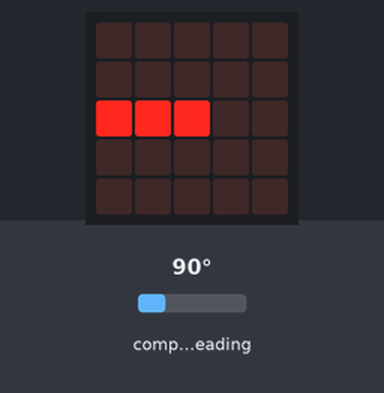
The program below on a simulated BBC micro:bit running MicroPython. Shown: the board's 5×5 LED display. Inputs (shaded band) come from the test bench; at power-on: compass heading 90°. The compass is already calibrated.

Above: at 1.2 s.
1.3 s: compass heading set to 7°
At 2.5 s:
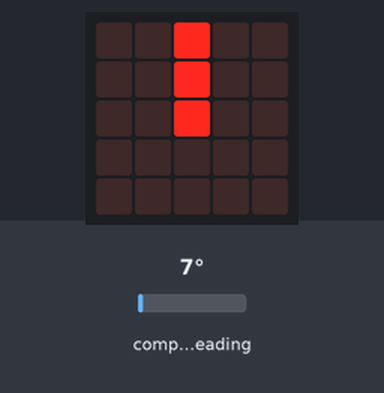
2.8 s: compass heading set to 180°
At 4.0 s:
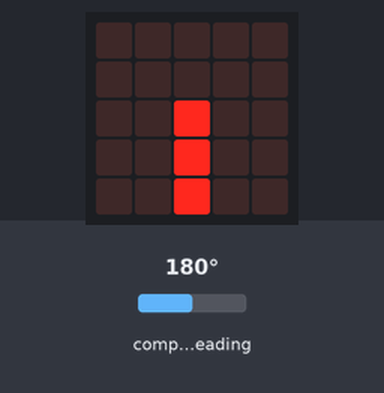
4.3 s: compass heading set to 269°
At 5.3 s:
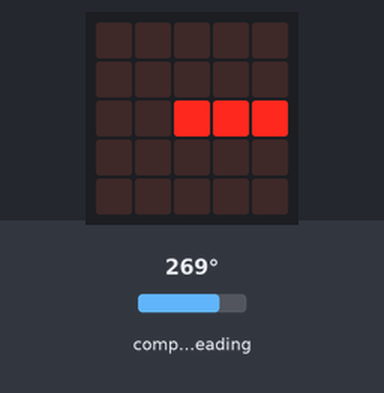
5.8 s: compass heading set to 90°
At 6.7 s:
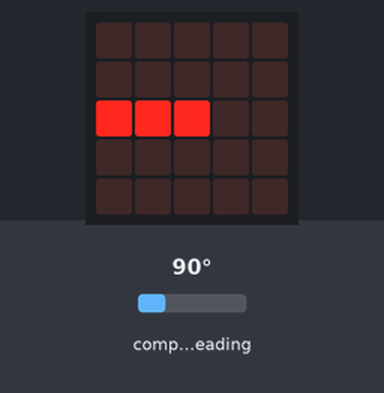
7.3 s: compass heading set to 352°
At 8.0 s:
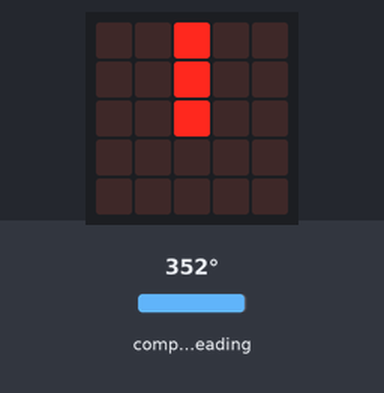
Timing chart, 0 to 9.8 s (numbered marks = the images above; inputs shaded):
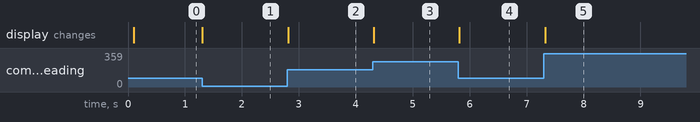

The program:

main.py
```python
from microbit import *

# Start calibrating
while not compass.is_calibrated():
    compass.clear_calibration()
    compass.calibrate()

# Try to keep the needle pointed in (roughly) the correct direction
while True:
    sleep(100)
    needle = ((15 - compass.heading()) // 30) % 12
    display.show(Image.ALL_CLOCKS[needle])
```

Measured:
- after the input at 1.3 s, the display: changes at once (image 1)
- after the input at 2.8 s, the display: changes at once (image 2)
- after the input at 4.3 s, the display: changes at once (image 3)
- after the input at 5.8 s, the display: changes at once (image 4)
- after the input at 7.3 s, the display: changes at once (image 5)
